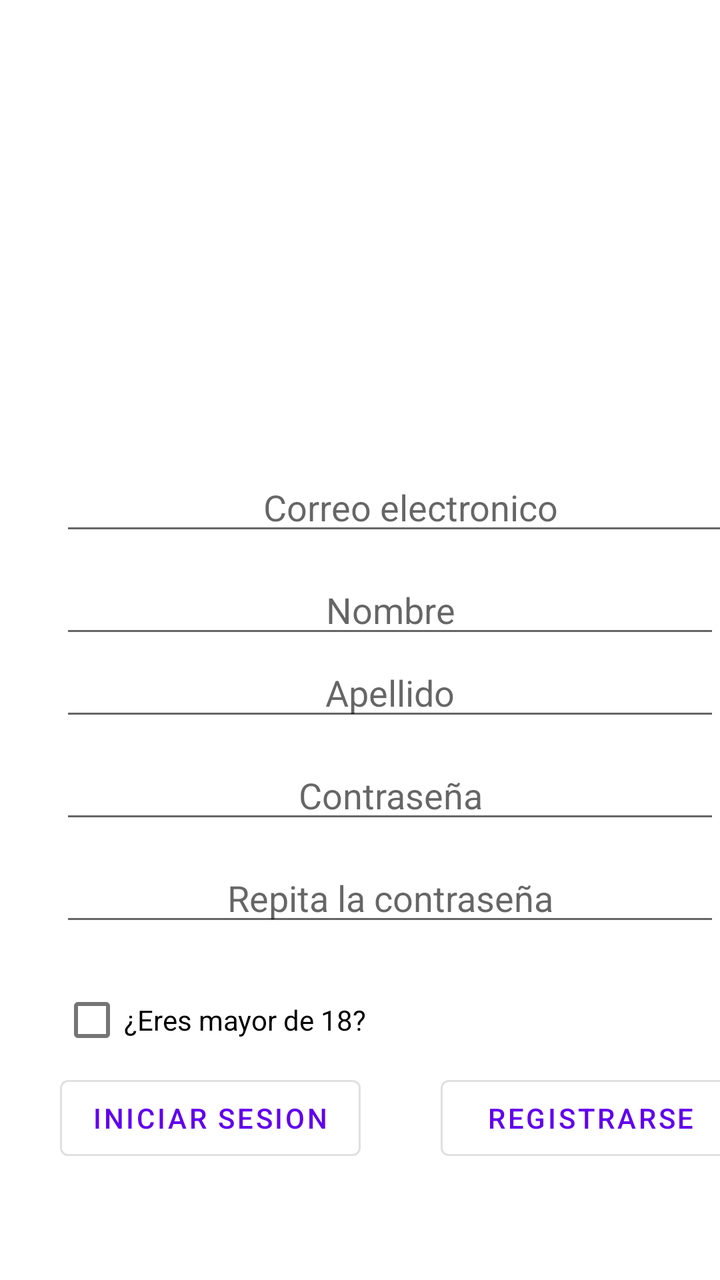
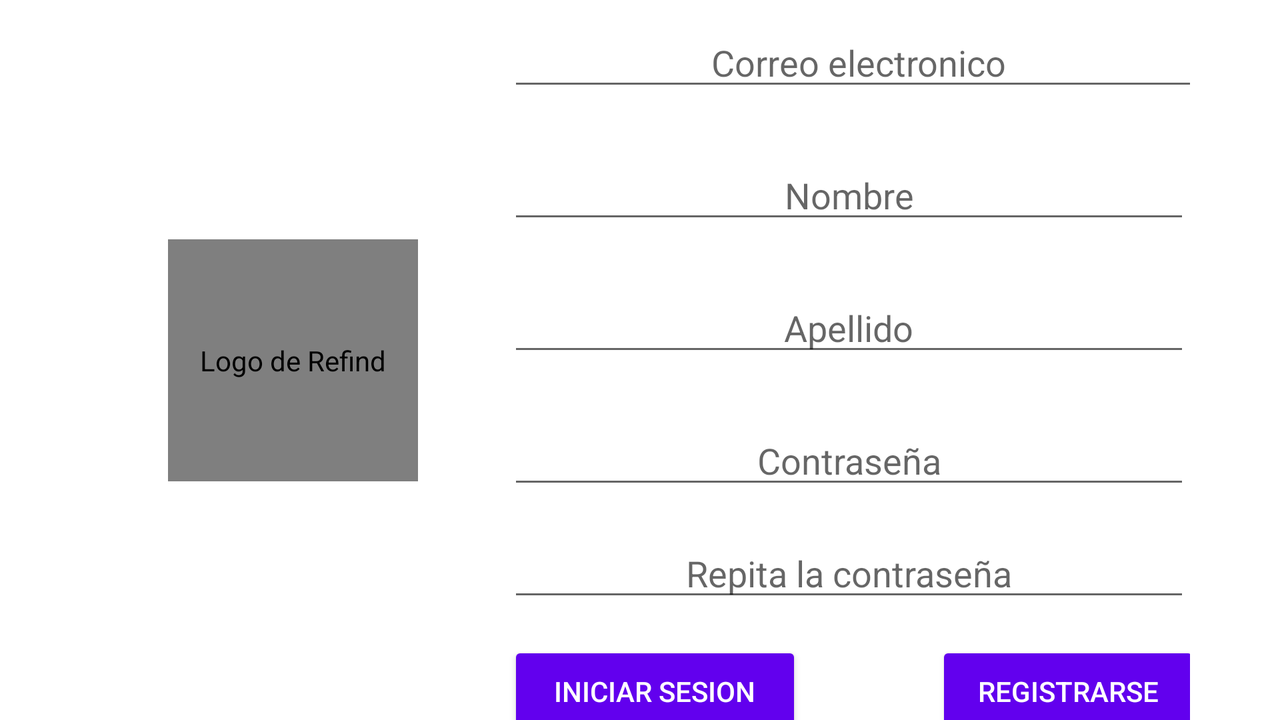

One screen, two layout resources from the same app: the default and the repository's alternative for another configuration. Each is rendered where Android would select it; the XML of both is given below.
<!-- AndroidManifest.xml: application theme Theme.RefindProyecto -->
<!-- res/layout/activity_registro.xml -->
<?xml version="1.0" encoding="utf-8"?>
<androidx.constraintlayout.widget.ConstraintLayout xmlns:android="http://schemas.android.com/apk/res/android"
    xmlns:app="http://schemas.android.com/apk/res-auto"
    xmlns:tools="http://schemas.android.com/tools"
    android:id="@+id/UselessLeaf"
    android:layout_width="match_parent"
    android:layout_height="match_parent"
    tools:context=".ActivityRegistro">

    <LinearLayout
        android:id="@+id/linearLayout"
        android:layout_width="0dp"
        android:layout_height="wrap_content"
        android:layout_marginBottom="56dp"
        android:orientation="vertical"
        app:layout_constraintBottom_toBottomOf="parent"
        app:layout_constraintEnd_toEndOf="parent"
        app:layout_constraintHorizontal_bias="0.0"
        app:layout_constraintStart_toStartOf="parent">

        <ImageView
            android:id="@+id/fotoUsuario"
            android:layout_width="125dp"
            android:layout_height="121dp"
            android:layout_marginStart="140dp"
            android:layout_marginBottom="20dp"
            android:contentDescription="@string/logo_Registro"
            app:srcCompat="@drawable/ic_icon_refind" />

        <LinearLayout
            android:layout_width="wrap_content"
            android:layout_height="match_parent"
            android:layout_marginStart="30dp"
            android:orientation="vertical">

            <EditText
                android:id="@+id/emailRegistro"
                android:layout_width="350dp"
                android:layout_height="wrap_content"
                android:layout_marginBottom="10dp"
                android:autofillHints="@string/emailRegistro"
                android:gravity="center"
                android:hint="@string/emailRegistro"
                android:inputType="textEmailAddress"

                />

            <EditText
                android:id="@+id/nombreRegistro"
                android:layout_width="match_parent"
                android:layout_height="wrap_content"
                android:autofillHints=""
                android:ems="10"
                android:gravity="center"
                android:hint="@string/nombreRegistro"
                android:inputType="textPersonName" />

            <EditText
                android:id="@+id/apellidoRegistro"
                android:layout_width="match_parent"
                android:layout_height="wrap_content"
                android:layout_marginBottom="10dp"
                android:autofillHints="@string/apellidoRegistro"
                android:ems="10"
                android:gravity="center"
                android:hint="@string/apellidoRegistro"
                android:inputType="textPersonName" />

            <EditText
                android:id="@+id/passRegistro"
                android:layout_width="match_parent"
                android:layout_height="wrap_content"
                android:layout_marginBottom="10dp"
                android:autofillHints="@string/passRegistro"
                android:ems="10"
                android:gravity="center"
                android:hint="@string/passRegistro"
                android:inputType="textPassword" />

            <EditText
                android:id="@+id/passComRegistro"
                android:layout_width="match_parent"
                android:layout_height="wrap_content"
                android:layout_marginBottom="18dp"
                android:autofillHints="@string/passRegistro"
                android:ems="10"
                android:gravity="center"
                android:hint="@string/passComRegistro"
                android:inputType="textPassword" />

            <com.google.android.material.checkbox.MaterialCheckBox
                style="?attr/checkboxStyle"
                android:id="@+id/checkBox"
                android:layout_width="match_parent"
                android:layout_height="wrap_content"
                android:text="@string/check"
                >

            </com.google.android.material.checkbox.MaterialCheckBox>


            <LinearLayout
                android:layout_width="match_parent"
                android:layout_height="50dp"
                android:orientation="horizontal">

                <Button
                    android:id="@+id/iniciarSesionRegistro"
                    style="?attr/materialButtonOutlinedStyle"
                    android:layout_width="wrap_content"
                    android:layout_height="match_parent"
                    android:onClick="irLogin"
                    android:text="@string/iniciarSesionRegistro" />

                <Button
                    android:id="@+id/registrarRegistro"
                    android:layout_width="150dp"
                    android:layout_height="match_parent"
                    style="?attr/materialButtonOutlinedStyle"
                    android:layout_marginStart="40dp"
                    android:onClick="registrarUsuario"
                    android:text="@string/registrarRegistro" />

            </LinearLayout>
        </LinearLayout>


    </LinearLayout>

</androidx.constraintlayout.widget.ConstraintLayout>
<!-- resources referenced by this layout -->
<resources>
  <string name="apellidoRegistro">Apellido</string>
  <string name="check">¿Eres mayor de 18?</string>
  <string name="emailRegistro">Correo electronico </string>
  <string name="iniciarSesionRegistro">Iniciar Sesion</string>
  <string name="logo_Registro">Logo de Refind</string>
  <string name="nombreRegistro">Nombre</string>
  <string name="passComRegistro">Repita la contraseña</string>
  <string name="passRegistro">Contraseña</string>
  <string name="registrarRegistro">Registrarse</string>
  <style name="Theme.RefindProyecto" parent="Theme.MaterialComponents.DayNight.DarkActionBar">
          
          <item name="colorPrimary">@color/purple_500</item>
          <item name="colorPrimaryVariant">@color/purple_700</item>
          <item name="colorOnPrimary">@color/white</item>
          
          <item name="colorSecondary">@color/teal_200</item>
          <item name="colorSecondaryVariant">@color/teal_700</item>
          <item name="colorOnSecondary">@color/black</item>
          
          <item name="android:statusBarColor" tools:targetApi="l">?attr/colorPrimaryVariant</item>
          
      </style>
  <color name="purple_500">#FF6200EE</color>
  <color name="purple_700">#FF3700B3</color>
  <color name="white">#FFFFFFFF</color>
  <color name="teal_200">#FF03DAC5</color>
  <color name="teal_700">#FF018786</color>
  <color name="black">#FF000000</color>
</resources>
<!-- res/layout-land/activity_registro.xml (the repository's variant of the layout above) -->
<!-- drawn on the phone turned sideways -->
<?xml version="1.0" encoding="utf-8"?>
<androidx.constraintlayout.widget.ConstraintLayout xmlns:android="http://schemas.android.com/apk/res/android"
    xmlns:app="http://schemas.android.com/apk/res-auto"
    xmlns:tools="http://schemas.android.com/tools"
    android:id="@+id/UselessLeaf"
    android:layout_width="match_parent"
    android:layout_height="match_parent"
    tools:context=".ActivityRegistro">

    <de.hdodenhof.circleimageview.CircleImageView
        android:id="@+id/fotoUsuario"
        android:layout_width="125dp"
        android:layout_height="121dp"
        android:layout_centerHorizontal="true"
        android:layout_centerVertical="true"
        android:layout_marginStart="84dp"
        android:contentDescription="@string/logo_Registro"
        android:src="@drawable/icono_basico_perfil"
        app:civ_border_color="#99000000"
        app:civ_border_width="2dp"
        app:layout_constraintBottom_toBottomOf="parent"
        app:layout_constraintStart_toStartOf="parent"
        app:layout_constraintTop_toTopOf="parent" />

    <LinearLayout
        android:layout_width="341dp"
        android:layout_height="386dp"
        android:layout_marginTop="9dp"
        android:orientation="vertical"
        app:layout_constraintEnd_toEndOf="parent"
        app:layout_constraintStart_toEndOf="@+id/fotoUsuario"
        app:layout_constraintTop_toTopOf="parent">

        <EditText
            android:id="@+id/emailRegistro"
            android:layout_width="350dp"
            android:layout_height="wrap_content"
            android:layout_marginBottom="25dp"
            android:autofillHints="@string/emailRegistro"
            android:gravity="center"
            android:hint="@string/emailRegistro"
            android:inputType="textEmailAddress"

            />

        <EditText
            android:id="@+id/nombreRegistro"
            android:layout_width="match_parent"
            android:layout_height="wrap_content"
            android:layout_marginBottom="25dp"
            android:autofillHints=""
            android:ems="10"
            android:gravity="center"
            android:hint="@string/nombreRegistro"
            android:inputType="textPersonName" />

        <EditText
            android:id="@+id/apellidoRegistro"
            android:layout_width="match_parent"
            android:layout_height="wrap_content"
            android:layout_marginBottom="25dp"
            android:autofillHints="@string/apellidoRegistro"
            android:ems="10"
            android:gravity="center"
            android:hint="@string/apellidoRegistro"
            android:inputType="textPersonName" />

        <EditText
            android:id="@+id/passRegistro"
            android:layout_width="match_parent"
            android:layout_height="wrap_content"
            android:layout_marginBottom="15dp"
            android:autofillHints="@string/passRegistro"
            android:ems="10"
            android:gravity="center"
            android:hint="@string/passRegistro"
            android:inputType="textPassword" />

        <EditText
            android:id="@+id/passComRegistro"
            android:layout_width="match_parent"
            android:layout_height="wrap_content"
            android:layout_marginBottom="15dp"
            android:autofillHints="@string/passRegistro"
            android:ems="10"
            android:gravity="center"
            android:hint="@string/passComRegistro"
            android:inputType="textPassword" />

        <LinearLayout
            android:layout_width="match_parent"
            android:layout_height="50dp"
            android:orientation="horizontal">

            <Button
                android:id="@+id/iniciarSesionRegistro"
                style="@style/Widget.AppCompat.Button"
                android:layout_width="147dp"
                android:layout_height="match_parent"
                android:layout_marginEnd="15dp"
                android:onClick="irLogin"
                android:text="@string/iniciarSesionRegistro" />

            <Button
                android:id="@+id/registrarRegistro"
                style="@style/Widget.AppCompat.Button"
                android:layout_width="132dp"
                android:layout_height="match_parent"
                android:layout_marginStart="52dp"
                android:onClick="registrarUsuario"
                android:text="@string/registrarRegistro" />

        </LinearLayout>
    </LinearLayout>

</androidx.constraintlayout.widget.ConstraintLayout>
<!-- resources referenced by the variant -->
<!-- as the phone turned sideways resolves them -->
<resources>
  <string name="apellidoRegistro">Apellido</string>
  <string name="emailRegistro">Correo electronico </string>
  <string name="iniciarSesionRegistro">Iniciar Sesion</string>
  <string name="logo_Registro">Logo de Refind</string>
  <string name="nombreRegistro">Nombre</string>
  <string name="passComRegistro">Repita la contraseña</string>
  <string name="passRegistro">Contraseña</string>
  <string name="registrarRegistro">Registrarse</string>
  <style name="Theme.RefindProyecto" parent="Theme.MaterialComponents.DayNight.DarkActionBar">
          
          <item name="colorPrimary">@color/purple_500</item>
          <item name="colorPrimaryVariant">@color/purple_700</item>
          <item name="colorOnPrimary">@color/white</item>
          
          <item name="colorSecondary">@color/teal_200</item>
          <item name="colorSecondaryVariant">@color/teal_700</item>
          <item name="colorOnSecondary">@color/black</item>
          
          <item name="android:statusBarColor" tools:targetApi="l">?attr/colorPrimaryVariant</item>
          
      </style>
  <color name="purple_500">#FF6200EE</color>
  <color name="purple_700">#FF3700B3</color>
  <color name="white">#FFFFFFFF</color>
  <color name="teal_200">#FF03DAC5</color>
  <color name="teal_700">#FF018786</color>
  <color name="black">#FF000000</color>
</resources>
